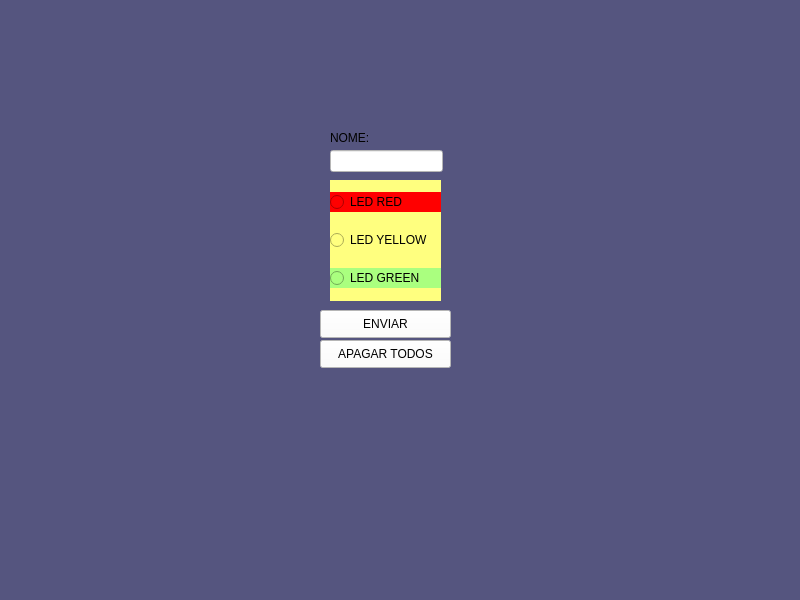
<?xml version="1.0" encoding="UTF-8"?>
<ui version="4.0">
 <class>MainWindow</class>
 <widget class="QMainWindow" name="MainWindow">
  <property name="geometry">
   <rect>
    <x>0</x>
    <y>0</y>
    <width>800</width>
    <height>600</height>
   </rect>
  </property>
  <property name="windowTitle">
   <string>MainWindow</string>
  </property>
  <property name="styleSheet">
   <string notr="true">background-color: rgb(85, 85, 127);</string>
  </property>
  <widget class="QWidget" name="centralwidget">
   <widget class="QPushButton" name="btnEnviar">
    <property name="geometry">
     <rect>
      <x>320</x>
      <y>310</y>
      <width>131</width>
      <height>28</height>
     </rect>
    </property>
    <property name="styleSheet">
     <string notr="true">background-color: rgb(255, 255, 255);</string>
    </property>
    <property name="text">
     <string>ENVIAR</string>
    </property>
   </widget>
   <widget class="QLineEdit" name="txtnome">
    <property name="geometry">
     <rect>
      <x>330</x>
      <y>150</y>
      <width>113</width>
      <height>22</height>
     </rect>
    </property>
    <property name="styleSheet">
     <string notr="true">background-color: rgb(255, 255, 255);</string>
    </property>
   </widget>
   <widget class="QLabel" name="label">
    <property name="geometry">
     <rect>
      <x>330</x>
      <y>130</y>
      <width>55</width>
      <height>16</height>
     </rect>
    </property>
    <property name="text">
     <string>NOME:</string>
    </property>
   </widget>
   <widget class="QWidget" name="verticalLayoutWidget">
    <property name="geometry">
     <rect>
      <x>330</x>
      <y>180</y>
      <width>111</width>
      <height>121</height>
     </rect>
    </property>
    <property name="styleSheet">
     <string notr="true">background-color: rgb(255, 255, 127);</string>
    </property>
    <layout class="QVBoxLayout" name="verticalLayout">
     <item>
      <widget class="QRadioButton" name="ledred">
       <property name="styleSheet">
        <string notr="true">background-color: rgb(255, 0, 0);</string>
       </property>
       <property name="text">
        <string>LED RED</string>
       </property>
      </widget>
     </item>
     <item>
      <widget class="QRadioButton" name="ledyellow">
       <property name="styleSheet">
        <string notr="true">background-color: rgb(255, 255, 127);</string>
       </property>
       <property name="text">
        <string>LED YELLOW</string>
       </property>
      </widget>
     </item>
     <item>
      <widget class="QRadioButton" name="ledgreen">
       <property name="styleSheet">
        <string notr="true">background-color: rgb(170, 255, 127);</string>
       </property>
       <property name="text">
        <string>LED GREEN</string>
       </property>
      </widget>
     </item>
    </layout>
   </widget>
   <widget class="QPushButton" name="pushButton_2">
    <property name="geometry">
     <rect>
      <x>320</x>
      <y>340</y>
      <width>131</width>
      <height>28</height>
     </rect>
    </property>
    <property name="styleSheet">
     <string notr="true">background-color: rgb(255, 255, 255);</string>
    </property>
    <property name="text">
     <string>APAGAR TODOS</string>
    </property>
   </widget>
  </widget>
  <widget class="QMenuBar" name="menubar">
   <property name="geometry">
    <rect>
     <x>0</x>
     <y>0</y>
     <width>800</width>
     <height>26</height>
    </rect>
   </property>
  </widget>
  <widget class="QStatusBar" name="statusbar"/>
 </widget>
 <resources/>
 <connections/>
</ui>
